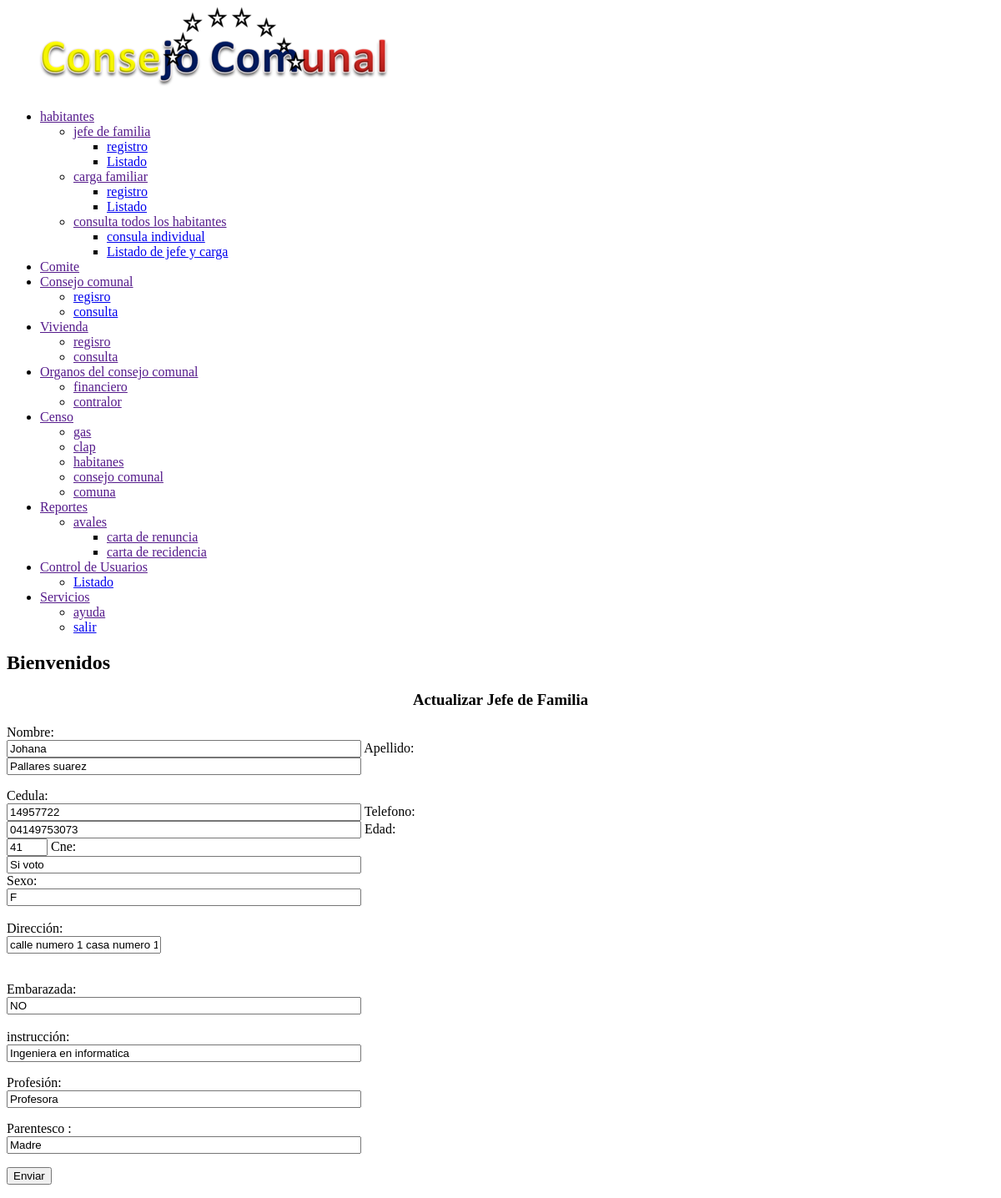
The page /panel/editar_jefe_de_familia.php?id=33 (signed in) on the database its author committed.
### tables this page shows
CREATE TABLE `jefe_de_familia` (
  `id` bigint(10) NOT NULL,
  `nombre` varchar(100) NOT NULL,
  `apellido` varchar(100) NOT NULL,
  `ci` varchar(8) NOT NULL,
  `tlf` varchar(15) NOT NULL,
  `edad` int(4) NOT NULL,
  `cne` varchar(100) NOT NULL,
  `sexo` varchar(10) NOT NULL,
  `direccion` varchar(500) NOT NULL,
  `embarazada` varchar(10) NOT NULL,
  `instrucción` varchar(200) NOT NULL,
  `profesion` varchar(200) NOT NULL,
  `parentesco` varchar(200) NOT NULL
);

### panel/editar_jefe_de_familia.php (the view, shortened to what this page needs)
<?php
include('menu.php');
include('../conexion/cone.php');
  $id = $_GET['id'];
  $sql = "SELECT * FROM jefe_de_familia WHERE id = '".$id."'";
  $result = $conexion->query($sql);
  $row = mysqli_fetch_assoc($result);
?>
<link rel="stylesheet" href="css/estilos.css">
 <body>
 <h2>Bienvenidos</h2>
 <div class="contenedor">
    <h3 align="center">Actualizar Jefe de Familia</h3>
    <form method="POST" action="#">
          Nombre: <br />
          <input type="text" name="nombre" value="<?php echo $row['nombre']; ?>" required size="50" />
          Apellido: <br />
          <input type="text" name="apellido" value="<?php echo $row['apellido']; ?>"required size="50" />
          <p>
          Cedula: <br />
          <input type="text" name="ci" value="<?php echo $row['ci']; ?>" required size="50" />
          Telefono: <br />
          <input type="text" name="tlf"  value="<?php echo $row['tlf']; ?>" required size="50" />
          Edad: <br />
          <input type="text" name="edad" value="<?php echo $row['edad']; ?>" required size="3" />
          Cne: <br />
          <input type="text" name="cne" value="<?php echo $row['cne']; ?>" required size="50" />
          <br />
          Sexo: <br />
          <input type="text" name="sexo" value="<?php echo $row['sexo']; ?>" required size="50" />
          <br />
          <br />
          Dirección: <br />
          <input type="text" name="direccion"value="<?php echo $row['direccion']; ?>" required rows="5" cols="40"/>
          <p>
          <br />
          Embarazada: <br />
          <input type="text" name="embarazada" value="<?php echo $row['embarazada']; ?>"size="50" />
          <br />
          <br />
          instrucción: <br />
          <input type="text" name="instrucción" value="<?php echo $row['instrucción']; ?>"  required size="50" />
          <p>
          Profesión: <br />
          <input type="text" name="profesion" value="<?php echo $row['profesion']; ?>"  required size="50" />
          <p>
          Parentesco : <br />
          <input type="text" name="parentesco" value="<?php echo $row['parentesco']; ?>"  required size="50" />
          <p>
          <p>
          <input type="submit" name="btn" value="Enviar" />
    </form>
 </div>
 </body>

### rows shown on the page
jefe_de_familia: nombre "Johana", apellido "Pallares suarez", ci "14957722", tlf "04149753073", edad "41", cne "Si voto", sexo "F", embarazada "NO", instrucción "Ingeniera en informatica", profesion "Profesora", parentesco "Madre"
